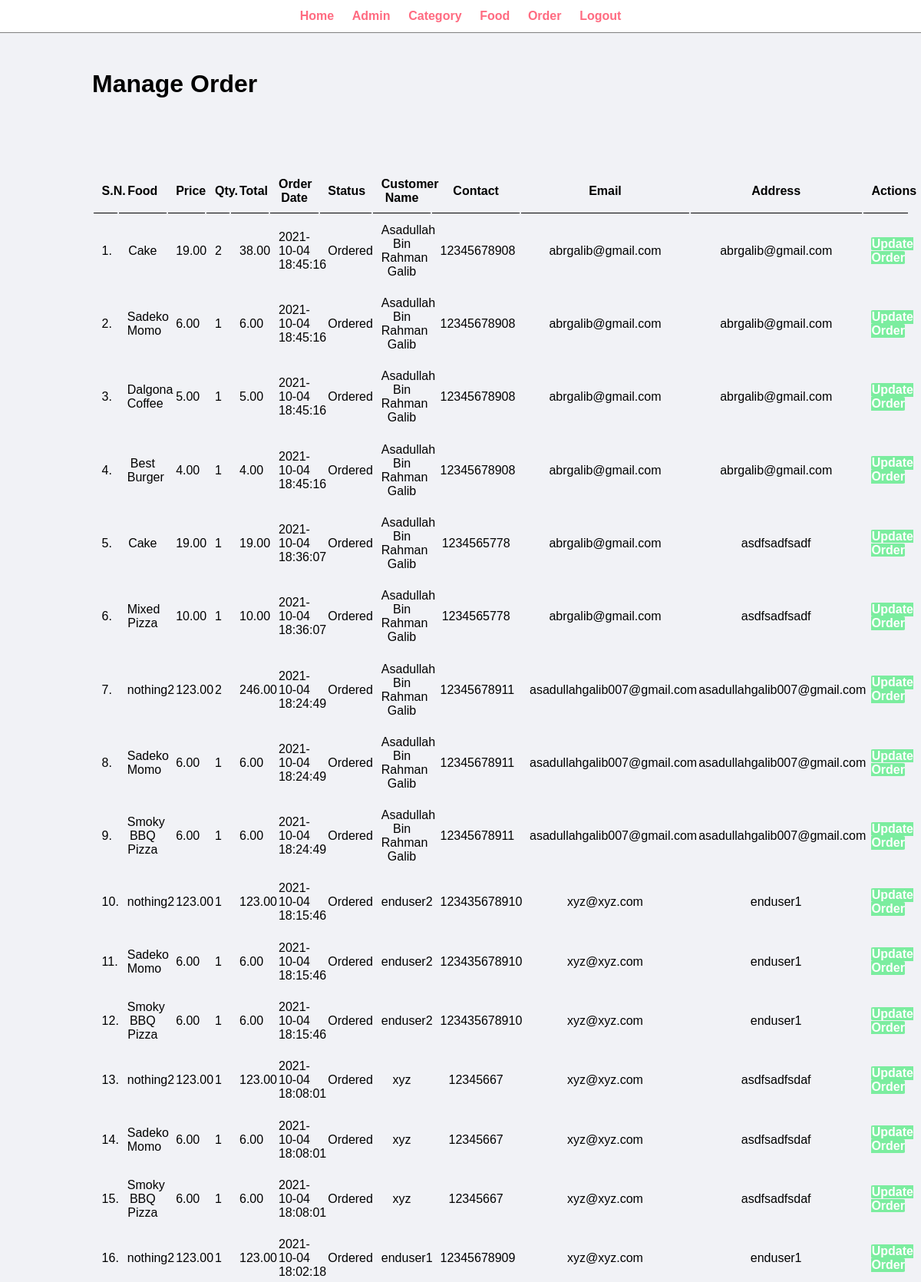
Page /admin/manage-order.php (signed in, upper part) on the committed database.
### tables this page shows
CREATE TABLE `tbl_order` (
  `id` int(10) UNSIGNED NOT NULL,
  `food` varchar(150) NOT NULL,
  `price` decimal(10,2) NOT NULL,
  `qty` int(11) NOT NULL,
  `total` decimal(10,2) NOT NULL,
  `order_date` datetime NOT NULL,
  `status` varchar(50) NOT NULL,
  `customer_name` varchar(150) NOT NULL,
  `customer_contact` varchar(20) NOT NULL,
  `customer_email` varchar(150) NOT NULL,
  `customer_address` varchar(255) NOT NULL,
  `f_id` int(10) NOT NULL
);

### admin/manage-order.php (the view, shortened to what this page needs)
<?php include('partials/menu.php'); ?>
<div class="main-content">
    <div class="wrapper">
        <h1>Manage Order</h1>
                <br /><br /><br />
                <br><br>
                <table class="tbl-full">
                    <tr class = "text-center">
                        <th>S.N.</th>
                        <th>Food</th>
                        <th>Price</th>
                        <th>Qty.</th>
                        <th>Total</th>
                        <th>Order Date</th>
                        <th>Status</th>
                        <th>Customer Name</th>
                        <th>Contact</th>
                        <th>Email</th>
                        <th>Address</th>
                        <th>Actions</th>
                    </tr>
                    <?php
                        $sql = "SELECT * FROM tbl_order ORDER BY id DESC";
                        $res = mysqli_query($conn, $sql);
                        $count = mysqli_num_rows($res);
                        $sn = 1;
                        if($count>0)
                        {
                            while($row=mysqli_fetch_assoc($res))
                            {
                                $id = $row['id'];
                                $food = $row['food'];
                                $price = $row['price'];
                                $qty = $row['qty'];
                                $total = $row['total'];
                                $order_date = $row['order_date'];
                                $status = $row['status'];
                                $customer_name = $row['customer_name'];
                                $customer_contact = $row['customer_contact'];
                                $customer_email = $row['customer_email'];
                                $customer_address = $row['customer_address'];
                                ?>
                                    <tr class = "text-center">
                                        <td><?php echo $sn++; ?>. </td>
                                        <td><?php echo $food; ?></td>
                                        <td><?php echo $price; ?></td>
                                        <td><?php echo $qty; ?></td>
                                        <td><?php echo $total; ?></td>
                                        <td><?php echo $order_date; ?></td>
                                        <td>
                                            <?php
                                                if($status=="Ordered")
                                                {
                                                    echo "<label>$status</label>";
                                                }
                                                elseif($status=="On Delivery")
                                                {
                                                    echo "<label style='color: orange;'>$status</label>";
                                                }
                                                elseif($status=="Delivered")
                                                {
                                                    echo "<label style='color: green;'>$status</label>";
                                                }
                                                elseif($status=="Cancelled")
                                                {
                                                    echo "<label style='color: red;'>$status</label>";
                                                }
                                            ?>
                                        </td>
                                        <td><?php echo $customer_name; ?></td>
                                        <td><?php echo $customer_contact; ?></td>
                                        <td><?php echo $customer_email; ?></td>
                                        <td><?php echo $customer_address; ?></td>
                                        <td>
                                            <a href="<?php echo SITEURL; ?>admin/update-order.php?id=<?php echo $id; ?>" class="btn-secondary">Update Order</a>
                                        </td>
                                    </tr>
                                <?php
                            }
                        }
                        else
                        {
                            echo "<tr><td colspan='12' class='error'>Orders not Available</td></tr>";
                        }
                    ?>
                </table>
    </div>
</div>
<?php include('partials/footer.php'); ?>

### css/admin.css (style rules this page uses)
* { margin: 0; padding: 0; font-family: Arial, Helvetica, sans-serif; }
.wrapper { padding: 1%; width: 80%; margin: 0 auto; }
.text-center { text-align: center; }
.main-content { padding: 3% 0; background-color: #f1f2f6; }
.tbl-full { width: 100%; }
table tr th { border-bottom: 1px solid black; padding: 1%; }
table tr td { padding: 1%; }
.btn-secondary { background-color: #7bed9f; padding: 1%; color: white; text-decoration: none; font-weight: bold; border-radius: 7%; }

### rows in the picture
tbl_order: food "Cake", price "19.00", qty "2", total "38.00", order_date "2021-10-04 18:45:16", status "Ordered", customer_name "Asadullah Bin Rahman Galib", customer_contact "12345678908", customer_email "abrgalib@gmail.com", customer_address "abrgalib@gmail.com"
tbl_order: food "Sadeko Momo", price "6.00", qty "1", total "6.00", order_date "2021-10-04 18:45:16", status "Ordered", customer_name "Asadullah Bin Rahman Galib", customer_contact "12345678908", customer_email "abrgalib@gmail.com", customer_address "abrgalib@gmail.com"
tbl_order: food "Dalgona Coffee", price "5.00", qty "1", total "5.00", order_date "2021-10-04 18:45:16", status "Ordered", customer_name "Asadullah Bin Rahman Galib", customer_contact "12345678908", customer_email "abrgalib@gmail.com", customer_address "abrgalib@gmail.com"
tbl_order: food "Best Burger", price "4.00", qty "1", total "4.00", order_date "2021-10-04 18:45:16", status "Ordered", customer_name "Asadullah Bin Rahman Galib", customer_contact "12345678908", customer_email "abrgalib@gmail.com", customer_address "abrgalib@gmail.com"
tbl_order: food "Cake", price "19.00", qty "1", total "19.00", order_date "2021-10-04 18:36:07", status "Ordered", customer_name "Asadullah Bin Rahman Galib", customer_contact "1234565778", customer_email "abrgalib@gmail.com", customer_address "asdfsadfsadf"
tbl_order: food "Mixed Pizza", price "10.00", qty "1", total "10.00", order_date "2021-10-04 18:36:07", status "Ordered", customer_name "Asadullah Bin Rahman Galib", customer_contact "1234565778", customer_email "abrgalib@gmail.com", customer_address "asdfsadfsadf"
tbl_order: food "nothing2", price "123.00", qty "2", total "246.00", order_date "2021-10-04 18:24:49", status "Ordered", customer_name "Asadullah Bin Rahman Galib", customer_contact "12345678911", customer_email "asadullahgalib007@gmail.com", customer_address "asadullahgalib007@gmail.com"
tbl_order: food "Sadeko Momo", price "6.00", qty "1", total "6.00", order_date "2021-10-04 18:24:49", status "Ordered", customer_name "Asadullah Bin Rahman Galib", customer_contact "12345678911", customer_email "asadullahgalib007@gmail.com", customer_address "asadullahgalib007@gmail.com"
tbl_order: food "Smoky BBQ Pizza", price "6.00", qty "1", total "6.00", order_date "2021-10-04 18:24:49", status "Ordered", customer_name "Asadullah Bin Rahman Galib", customer_contact "12345678911", customer_email "asadullahgalib007@gmail.com", customer_address "asadullahgalib007@gmail.com"
tbl_order: food "nothing2", price "123.00", qty "1", total "123.00", order_date "2021-10-04 18:15:46", status "Ordered", customer_name "enduser2", customer_contact "123435678910", customer_email "xyz@xyz.com", customer_address "enduser1"
tbl_order: food "Sadeko Momo", price "6.00", qty "1", total "6.00", order_date "2021-10-04 18:15:46", status "Ordered", customer_name "enduser2", customer_contact "123435678910", customer_email "xyz@xyz.com", customer_address "enduser1"
tbl_order: food "Smoky BBQ Pizza", price "6.00", qty "1", total "6.00", order_date "2021-10-04 18:15:46", status "Ordered", customer_name "enduser2", customer_contact "123435678910", customer_email "xyz@xyz.com", customer_address "enduser1"
tbl_order: food "nothing2", price "123.00", qty "1", total "123.00", order_date "2021-10-04 18:08:01", status "Ordered", customer_name "xyz", customer_contact "12345667", customer_email "xyz@xyz.com", customer_address "asdfsadfsdaf"
tbl_order: food "Sadeko Momo", price "6.00", qty "1", total "6.00", order_date "2021-10-04 18:08:01", status "Ordered", customer_name "xyz", customer_contact "12345667", customer_email "xyz@xyz.com", customer_address "asdfsadfsdaf"
tbl_order: food "Smoky BBQ Pizza", price "6.00", qty "1", total "6.00", order_date "2021-10-04 18:08:01", status "Ordered", customer_name "xyz", customer_contact "12345667", customer_email "xyz@xyz.com", customer_address "asdfsadfsdaf"
tbl_order: food "nothing2", price "123.00", qty "1", total "123.00", order_date "2021-10-04 18:02:18", status "Ordered", customer_name "enduser1", customer_contact "12345678909", customer_email "xyz@xyz.com", customer_address "enduser1"
